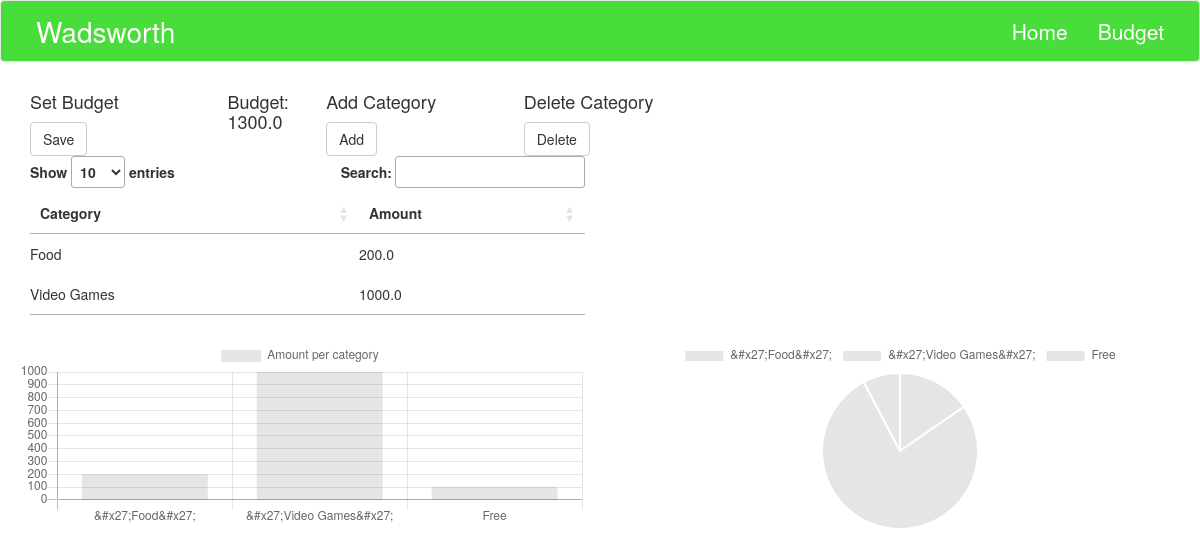
The page /budget/ on the database its author committed.
### BankData/models.py (models this page shows)
class BudgetAmount(models.Model):
    amount = models.FloatField(validators=[MinValueValidator(0)])

class BudgetCategory(models.Model):
    name = models.CharField(max_length=50)
    amount = models.FloatField(validators=[MinValueValidator(0)])

### BankData/views.py (the view)
# urls.py: url(r'^budget/$', views.budget, name='budget'),
def budget(request):
    try:
        budget_max = BudgetAmount.objects.get()
    except BudgetAmount.DoesNotExist:
        budget_max = 0
    budget_category_list = BudgetCategory.objects.all()
    bcl_names = list(BudgetCategory.objects.values_list('name', flat=True))
    bcl_values = list(BudgetCategory.objects.values_list('amount', flat=True))
    if request.method == 'POST':
        if 'submit' in request.POST:
            if BudgetAmount.objects.exists():
                budget_max.delete()
            ba_form = BudgetAmountForm(request.POST)
            if ba_form.is_valid():
                ba = ba_form.save(commit=False)
                ba.save()
            bc_form = BudgetCategoryForm()
            dl_form = CategoryDeleteForm()
        elif 'add' in request.POST:
            bc_form = BudgetCategoryForm(request.POST)
            if bc_form.is_valid():
                bc = bc_form.save(commit=False)
                bc.save()
            ba_form = BudgetAmountForm()
            dl_form = CategoryDeleteForm()
        elif 'delete' in request.POST:
            dl_form = CategoryDeleteForm(request.POST)
            item_name = request.POST.get('name')
            item = BudgetCategory.objects.filter(name=item_name)
            item.delete()
            bc_form = BudgetCategoryForm()
            ba_form = BudgetAmountForm()
    else:
        bc_form = BudgetCategoryForm()
        ba_form = BudgetAmountForm()
        dl_form = CategoryDeleteForm()
    return render(request, 'BankData/budget.html',
                  {'budget_max': budget_max,
                   'budget_category_list': budget_category_list,
                   'bcl_names': bcl_names,
                   'bcl_values': bcl_values,
                   'ba_form': ba_form,
                   'bc_form': bc_form,
                   'dl_form': dl_form})

### BankData/forms.py
class BudgetAmountForm(forms.ModelForm):
    class Meta:
        model = BudgetAmount
        fields = ('amount',)

class BudgetCategoryForm(forms.ModelForm):
    class Meta:
        model = BudgetCategory
        fields = ('name', 'amount',)

### BankData/templates/BankData/budget.html (shortened to what this page needs)
{% extends 'BankData/pagetemplate.html' %}
{% block content %}
<div class="forms">
    <div class="col-md-2">
        <h4>Set Budget</h4>
        <form method="POST" class="post-form" id="budget-form-id">
            <button type="submit" name ="submit" class="save btn btn-default" id=setButton onclick="updateBar(), updatePie()"> Save </button>
        </form>
    </div>
    <div class="col-md-1">
        <h4>Budget: {{ budget_max.amount }}</h4>
    </div>
    <div class="col-md-2">
        <h4>Add Category</h4>
        <form method="POST" class="post-form" id="category-form-id">
            <button type="submit" name ="add" class="save btn btn-default"onclick="updateBar(), updatePie()"> Add </button>
        </form>
    </div>
    <div class="col-md-2">
        <h4>Delete Category</h4>
        <form method="POST" class="post-form" id="delete-form-id">
            <button type="submit" name ="delete" class="save btn btn-default" onclick="updateBar(), updatePie()"> Delete </button>
        </form>
    </div>
</div>
<div class="data">
    <table id="budget-table">
        <thead>
            <tr>
                <th>Category</th>
                <th>Amount</th>
            </tr>
        </thead>
        <tbody>
            {% for item in budget_category_list %}
            <tr>
                <td>{{ item.name }}</td>
                <td>{{ item.amount }}</td>
            </tr>
            {% endfor %}
        </tbody>
    </table>
</div>
<div class="col-md-6">
    <canvas id="BarChart" height="100"></canvas>
</div>
<script>
    var g_labels = "{{ bcl_names }}".replace(/u&#39;/g,"").replace(/&#39;/g,"").replace("[","").replace("]","").replace(" ","").split(',');
    var g_data = {{ bcl_values }};
    var max = {{ budget_max.amount }};
    var g_free = max - g_data.reduce(function(a, b) {return a + b; }, 0);
    g_data.push(g_free);
    g_labels.push("Free");
    console.log(g_labels);
    console.log(g_data);
    var ctx = document.getElementById("BarChart");
    var BarChart = new Chart(ctx, {
        type: 'bar',
        data: {
            labels: g_labels,
            datasets: [{
                label: 'Amount per category',
                data: g_data
            }]
        },
        options: {
            scales: {
                yAxes: [{
                    ticks: {
                        beginAtZero: true
                    }
                }]
            }
        }
    });
    function updateBar() {
        BarChart.update();
    }
    $('setButton').click( BarChart.update() )
</script>
<div class="col-md-6">
    <canvas id ="PieChart" height="100"></canvas>
</div>
<script>
    var g_labels = "{{ bcl_names }}".replace(/u&#39;/g,"").replace(/&#39;/g,"").replace("[","").replace("]","").replace(" ","").split(',');
    var g_data = {{ bcl_values }};
    var max = {{ budget_max.amount }};
    var g_free = max - g_data.reduce(function(a, b) {return a + b; }, 0);
    g_data.push(g_free);
    g_labels.push("Free");
    var ctx = document.getElementById("PieChart");
    var PieChart = new Chart(ctx, {
        type: 'pie',
        data: {
            labels: g_labels,
            datasets: [{
                label: 'Amount per category',
                data: g_data
            }]
        }
    });
    function updatePie() {
        PieChart.update();
    }
</script>
{% endblock %}

### BankData/templates/BankData/pagetemplate.html (shortened to what this page needs)
<!DOCTYPE html>
<html lang="en">
    {% load staticfiles %}
    <link rel="stylesheet" href="{% static 'css/BankData.css' %}">
    <link rel="stylesheet" href="{% static 'css/bootstrap.min.css' %}">
    <link rel="stylesheet" href="//cdn.datatables.net/1.10.12/css/jquery.dataTables.min.css">
    <nav class="navbar navbar-default">
        <div class="container">
            <div class="navbar-header">
                <a class="navbar-brand" href="http://127.0.0.1:8000/">Wadsworth</a>
            </div>
        </div>
        <div class="collapse navbar-collapse navbar-right" id="navbar-collapse">
            <ul class="nav navbar-nav">
                <li><a href="http://127.0.0.1:8000/">Home</a></li>
                <li><a href="http://127.0.0.1:8000/budget">Budget</a></li>
            </ul>
        </div>
    </nav>
</head>
<body>
{% block content %}
{% endblock %}
</body>
</html>

### BankData/static/css/BankData.css (style rules this page uses)
.navbar-default { background-color: #49dd3b !important; padding: 5px 20px 5px 20px; }
.navbar-brand { position: fixed; color: #ffffff !important; font-size: 200% !important; }
.navbar-collapse { font-size: 150% !important; background-color: #fffff !important; }
.navbar .nav > li > a { color: #FFF !important; }
.th, td { padding: 10px 50px 10px 0px !important; }
.forms { padding-left: 15px; }
.data { padding: 15px 15px 15px 30px; width: 50%; }

### rows shown on the page
BudgetAmount: amount "1300.0"
BudgetCategory: name "Food", amount "200.0"
BudgetCategory: name "Video Games", amount "1000.0"

### other values the page prints
chart data {{ bcl_names }} ['Food', 'Video Games']
chart data {{ bcl_values }} [200.0, 1000.0]
chart data {{ budget_max.amount }} 1300.0
